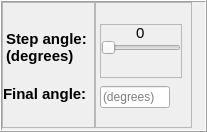
                           <widget class="QFrame" name="frame_13">
                            <property name="maximumSize">
                             <size>
                              <width>16777215</width>
                              <height>16777215</height>
                             </size>
                            </property>
                            <property name="frameShape">
                             <enum>QFrame::Box</enum>
                            </property>
                            <property name="frameShadow">
                             <enum>QFrame::Raised</enum>
                            </property>
                            <layout class="QHBoxLayout" name="horizontalLayout_12">
                             <property name="spacing">
                              <number>0</number>
                             </property>
                             <property name="leftMargin">
                              <number>0</number>
                             </property>
                             <property name="topMargin">
                              <number>0</number>
                             </property>
                             <property name="rightMargin">
                              <number>13</number>
                             </property>
                             <property name="bottomMargin">
                              <number>2</number>
                             </property>
                             <item alignment="Qt::AlignRight">
                              <widget class="QFrame" name="frame_18">
                               <property name="maximumSize">
                                <size>
                                 <width>16777215</width>
                                 <height>16777215</height>
                                </size>
                               </property>
                               <property name="frameShape">
                                <enum>QFrame::StyledPanel</enum>
                               </property>
                               <property name="frameShadow">
                                <enum>QFrame::Raised</enum>
                               </property>
                               <layout class="QVBoxLayout" name="verticalLayout_21">
                                <property name="spacing">
                                 <number>15</number>
                                </property>
                                <property name="leftMargin">
                                 <number>0</number>
                                </property>
                                <property name="topMargin">
                                 <number>27</number>
                                </property>
                                <property name="rightMargin">
                                 <number>7</number>
                                </property>
                                <property name="bottomMargin">
                                 <number>19</number>
                                </property>
                                <item alignment="Qt::AlignRight">
                                 <widget class="QLabel" name="label_9">
                                  <property name="sizePolicy">
                                   <sizepolicy hsizetype="Preferred" vsizetype="Preferred">
                                    <horstretch>0</horstretch>
                                    <verstretch>0</verstretch>
                                   </sizepolicy>
                                  </property>
                                  <property name="maximumSize">
                                   <size>
                                    <width>16777215</width>
                                    <height>16777215</height>
                                   </size>
                                  </property>
                                  <property name="font">
                                   <font>
                                    <pointsize>11</pointsize>
                                    <bold>true</bold>
                                   </font>
                                  </property>
                                  <property name="text">
                                   <string>Step angle:
(degrees)</string>
                                  </property>
                                 </widget>
                                </item>
                                <item>
                                 <widget class="QLabel" name="label_10">
                                  <property name="font">
                                   <font>
                                    <pointsize>11</pointsize>
                                    <bold>true</bold>
                                   </font>
                                  </property>
                                  <property name="text">
                                   <string>Final angle:</string>
                                  </property>
                                 </widget>
                                </item>
                               </layout>
                              </widget>
                             </item>
                             <item alignment="Qt::AlignHCenter">
                              <widget class="QFrame" name="frame_19">
                               <property name="frameShape">
                                <enum>QFrame::StyledPanel</enum>
                               </property>
                               <property name="frameShadow">
                                <enum>QFrame::Raised</enum>
                               </property>
                               <layout class="QVBoxLayout" name="verticalLayout_22">
                                <property name="spacing">
                                 <number>8</number>
                                </property>
                                <property name="leftMargin">
                                 <number>4</number>
                                </property>
                                <property name="topMargin">
                                 <number>21</number>
                                </property>
                                <property name="bottomMargin">
                                 <number>19</number>
                                </property>
                                <item>
                                 <widget class="QFrame" name="frame_20">
                                  <property name="frameShape">
                                   <enum>QFrame::StyledPanel</enum>
                                  </property>
                                  <property name="frameShadow">
                                   <enum>QFrame::Raised</enum>
                                  </property>
                                  <layout class="QVBoxLayout" name="verticalLayout_23">
                                   <property name="spacing">
                                    <number>0</number>
                                   </property>
                                   <property name="leftMargin">
                                    <number>0</number>
                                   </property>
                                   <property name="topMargin">
                                    <number>0</number>
                                   </property>
                                   <property name="rightMargin">
                                    <number>0</number>
                                   </property>
                                   <property name="bottomMargin">
                                    <number>22</number>
                                   </property>
                                   <item alignment="Qt::AlignHCenter">
                                    <widget class="QLabel" name="stepAngleCounter">
                                     <property name="maximumSize">
                                      <size>
                                       <width>16777215</width>
                                       <height>15</height>
                                      </size>
                                     </property>
                                     <property name="font">
                                      <font>
                                       <pointsize>11</pointsize>
                                      </font>
                                     </property>
                                     <property name="text">
                                      <string>0</string>
                                     </property>
                                    </widget>
                                   </item>
                                   <item>
                                    <widget class="QSlider" name="stepAngleSlider">
                                     <property name="maximumSize">
                                      <size>
                                       <width>80</width>
                                       <height>15</height>
                                      </size>
                                     </property>
                                     <property name="minimum">
                                      <number>0</number>
                                     </property>
                                     <property name="maximum">
                                      <number>50</number>
                                     </property>
                                     <property name="singleStep">
                                      <number>1</number>
                                     </property>
                                     <property name="orientation">
                                      <enum>Qt::Horizontal</enum>
                                     </property>
                                     <property name="tickPosition">
                                      <enum>QSlider::NoTicks</enum>
                                     </property>
                                     <property name="tickInterval">
                                      <number>1</number>
                                     </property>
                                    </widget>
                                   </item>
                                  </layout>
                                 </widget>
                                </item>
                                <item>
                                 <widget class="QLineEdit" name="finalAngleLineEdit">
                                  <property name="maximumSize">
                                   <size>
                                    <width>70</width>
                                    <height>16777215</height>
                                   </size>
                                  </property>
                                  <property name="palette">
                                   <palette>
                                    <active>
                                     <colorrole role="Button">
                                      <brush brushstyle="SolidPattern">
                                       <color alpha="255">
                                        <red>255</red>
                                        <green>255</green>
                                        <blue>255</blue>
                                       </color>
                                      </brush>
                                     </colorrole>
                                     <colorrole role="Window">
                                      <brush brushstyle="SolidPattern">
                                       <color alpha="255">
                                        <red>255</red>
                                        <green>255</green>
                                        <blue>255</blue>
                                       </color>
                                      </brush>
                                     </colorrole>
                                     <colorrole role="PlaceholderText">
                                      <brush brushstyle="SolidPattern">
                                       <color alpha="255">
                                        <red>147</red>
                                        <green>147</green>
                                        <blue>147</blue>
                                       </color>
                                      </brush>
                                     </colorrole>
                                    </active>
                                    <inactive>
                                     <colorrole role="Button">
                                      <brush brushstyle="SolidPattern">
                                       <color alpha="255">
                                        <red>240</red>
                                        <green>240</green>
                                        <blue>240</blue>
                                       </color>
                                      </brush>
                                     </colorrole>
                                     <colorrole role="Window">
                                      <brush brushstyle="SolidPattern">
                                       <color alpha="255">
                                        <red>240</red>
                                        <green>240</green>
                                        <blue>240</blue>
                                       </color>
                                      </brush>
                                     </colorrole>
                                     <colorrole role="PlaceholderText">
                                      <brush brushstyle="SolidPattern">
                                       <color alpha="128">
                                        <red>0</red>
                                        <green>0</green>
                                        <blue>0</blue>
                                       </color>
                                      </brush>
                                     </colorrole>
                                    </inactive>
                                    <disabled>
                                     <colorrole role="Button">
                                      <brush brushstyle="SolidPattern">
                                       <color alpha="255">
                                        <red>255</red>
                                        <green>255</green>
                                        <blue>255</blue>
                                       </color>
                                      </brush>
                                     </colorrole>
                                     <colorrole role="Window">
                                      <brush brushstyle="SolidPattern">
                                       <color alpha="255">
                                        <red>255</red>
                                        <green>255</green>
                                        <blue>255</blue>
                                       </color>
                                      </brush>
                                     </colorrole>
                                     <colorrole role="PlaceholderText">
                                      <brush brushstyle="SolidPattern">
                                       <color alpha="128">
                                        <red>0</red>
                                        <green>0</green>
                                        <blue>0</blue>
                                       </color>
                                      </brush>
                                     </colorrole>
                                    </disabled>
                                   </palette>
                                  </property>
                                  <property name="maxLength">
                                   <number>3</number>
                                  </property>
                                  <property name="placeholderText">
                                   <string>(degrees)</string>
                                  </property>
                                 </widget>
                                </item>
                               </layout>
                              </widget>
                             </item>
                            </layout>
                           </widget>
